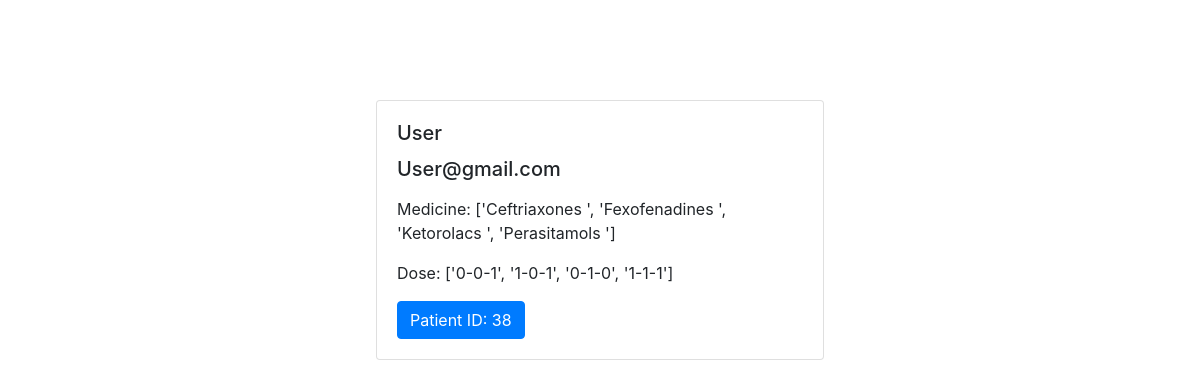
The page /P_page/ on the database its author committed.
### form/models.py (models this page shows, shortened)
class Doctor(models.Model):
	name =models.CharField(max_length=20)
	Email =models.CharField(max_length=20)
	content =models.TextField()
	content1 =models.TextField(blank=True)
	date =models.DateTimeField(default=timezone.now)

### form/views.py (the view)
# urls.py: url(r'P_page/',P_page,name='P_page'),
def P_page(request):
	contents= Doctor.objects.order_by('-date')[0:1].get()
	context ={'contents': contents}
	return render(request,"P_page.html",context)

### templates/P_page.html (shortened to what this page needs)
<!doctype html>
<html lang="en">
  <head>
    <link rel="stylesheet" href="https://maxcdn.bootstrapcdn.com/bootstrap/4.0.0/css/bootstrap.min.css">
  </head>
  <body>
    <div class="container">
   <div class="card" style="width: 28rem;">
  <div class="card-body">
    <h5 class="card-title">{{contents.name}}</h5>
    <h5 class="card-title">{{contents.Email}}</h5>
    <p class="card-text"><p>Medicine: {{contents.content}}</p>
   <p>Dose: {{contents.content1}}</p></p>
    <a href="{% url 'urlname' %}?user_id={{contents.id}}" class="btn btn-primary">Patient ID: {{contents.id}}</a>
  </div>
</div>
</div>
  </body>
</html>

### templates/P_page.html (style rules this page uses)
.card { margin: 0 auto; float: none; margin-bottom: 10px; margin-top: 100px; }

### rows shown on the page
Doctor: name "User", Email "User@gmail.com", content "['Ceftriaxones ', 'Fexofenadines ', 'Ketorolacs ', 'Perasitamols ']", content1 "['0-0-1', '1-0-1', '0-1-0', '1-1-1']", id "38"
